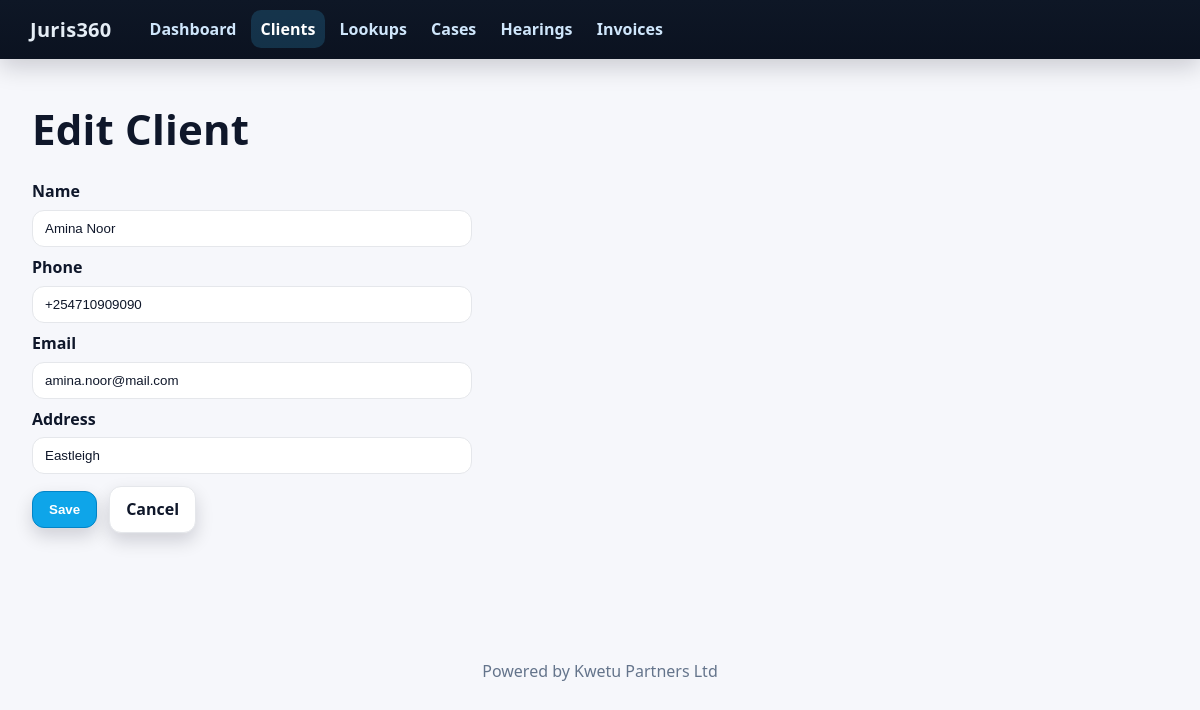
/clients/1/edit, run on the app's committed database.
### app.py (models this page shows)
class Base(DeclarativeBase): pass

class Client(Base):
    __tablename__ = "clients"
    id: Mapped[int] = mapped_column(primary_key=True)
    name: Mapped[str] = mapped_column(String(200))
    phone: Mapped[str | None]
    email: Mapped[str | None]
    address: Mapped[str | None]
    cases: Mapped[list["Case"]] = relationship(back_populates="client")
    invoices: Mapped[list["Invoice"]] = relationship(back_populates="client")

### app.py (the view)
@app.route("/clients/<int:id>/edit", methods=["GET","POST"])
def client_edit(id:int):
    with Session(engine) as s:
        item = s.get(Client, id)
        if not item: flash("Client not found","error"); return redirect(url_for("clients"))
        if request.method=="POST":
            item.name=request.form["name"]; item.phone=request.form.get("phone") or None; item.email=request.form.get("email") or None; item.address=request.form.get("address") or None; s.commit(); flash("Client updated","success"); return redirect(url_for("clients"))
        s.expunge(item)
    return render_template("client_form.html", item=item, active="clients")

### templates/client_form.html (shortened to what this page needs)
{% extends 'base.html' %}{% set active='clients' %}
{% block content %}
<h1>{{ 'Edit' if item else 'New' }} Client</h1>
<form method="post">
<label>Name</label><input type="text" name="name" value="{{ item.name if item else '' }}" required>
<label>Phone</label><input type="text" name="phone" value="{{ item.phone if item else '' }}">
<label>Email</label><input type="email" name="email" value="{{ item.email if item else '' }}">
<label>Address</label><input type="text" name="address" value="{{ item.address if item else '' }}">
<div class="actions"><button class="btn btn-primary" type="submit">Save</button>
<a class="btn btn-secondary" href="{{ url_for('clients') }}">Cancel</a></div></form>
{% endblock %}

### static/css/style.css (style rules this page uses)
:root { --brand-900:#0e1726;--brand-800:#0b1220;--accent-600:#0ea5e9;--text-900:#0f172a;--text-700:#334155;--muted-600:#64748b;--border:#e5e7eb;--bg:#f6f7fb;--card:#ffffff;--radius:14px;--shadow:0 10px 24px rgba(2,8,23,.08),0 2px 6px rgba(2,8,23,.06) }
* { box-sizing:border-box }
html,body { height:100% }
body { margin:0;font:16px/1.55 system-ui,-apple-system,Segoe UI,Roboto,Arial,sans-serif;color:var(--text-900);background:var(--bg) }
h1 { font-size:42px;line-height:1.15;margin:8px 0 26px;letter-spacing:.2px }
input[type=text],input[type=email],input[type=tel],input[type=date],input[type=number],select,textarea { width:100%;max-width:440px;padding:10px 12px;border:1px solid var(--border);border-radius:12px;background:#fff;color:var(--text-900);outline:none;transition:border .15s,box-shadow .15s }
label { display:block;font-weight:600;margin:8px 0 6px }
button,.btn,[role=button] { --btn-bg:#111827;--btn-fg:#fff;--btn-b:#0f172a;display:inline-flex;align-items:center;gap:8px;padding:10px 16px;border-radius:12px;border:1px solid var(--btn-b);background:var(--btn-bg);color:var(--btn-fg);font-weight:700;text-decoration:none;cursor:pointer;box-shadow:0 1px 0 rgba(255,255,255,.05),0 8px 18px rgba(2,8,23,.16) }
.btn-primary { --btn-bg:var(--accent-600);--btn-b:#0284c7 }
.btn-secondary { --btn-bg:#ffffff;--btn-fg:var(--text-900);--btn-b:var(--border) }
.actions { display:flex;align-items:center;gap:12px;flex-wrap:wrap;margin:12px 0 18px }
a { color:#0ea5e9 }

### data on the page
Client: name "Amina Noor", phone "+254710909090", email "amina.noor@mail.com", address "Eastleigh"

### other printed values
{{ 'Edit' if item else 'New' }} "Edit"
